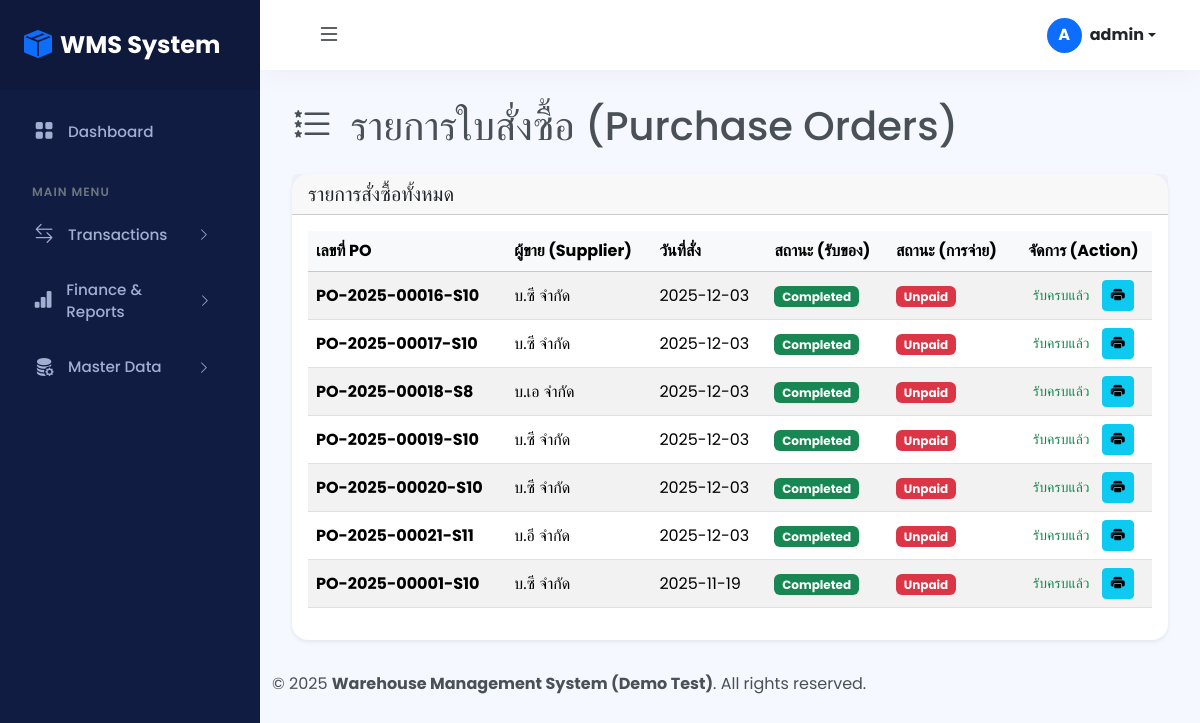
The page /admin/po_list.php (signed in) on the database its author committed.
### tables this page shows
CREATE TABLE `purchase_orders` (
  `id` int(11) NOT NULL,
  `po_number` varchar(50) NOT NULL,
  `supplier_id` int(11) NOT NULL,
  `order_date` date NOT NULL,
  `expected_delivery_date` date DEFAULT NULL,
  `status` enum('Pending PO Approval','PO Rejected','Pending','Partial','Completed','Cancelled') NOT NULL DEFAULT 'Pending PO Approval',
  `payment_status` enum('Unpaid','Partial','Paid') NOT NULL DEFAULT 'Unpaid',
  `created_by_user_id` int(11) DEFAULT NULL,
  `approved_by_user_id` int(11) DEFAULT NULL,
  `approval_date` date DEFAULT NULL,
  `pr_id` int(11) DEFAULT NULL
);

CREATE TABLE `suppliers` (
  `id` int(11) NOT NULL,
  `name` varchar(255) NOT NULL,
  `contact_person` varchar(200) DEFAULT NULL,
  `phone` varchar(50) DEFAULT NULL,
  `email` varchar(100) DEFAULT NULL
);

### admin/po_list.php (the view, shortened to what this page needs)
<?php
require_once '../includes/header.php';
$sql = "SELECT
            po.id AS po_id,
            po.po_number,
            po.order_date,
            po.expected_delivery_date,
            po.status,
            po.payment_status, -- ⭐️ (เพิ่ม)
            s.name AS supplier_name
        FROM purchase_orders po
        JOIN suppliers s ON po.supplier_id = s.id
        ORDER BY
            -- (จัดเรียงใหม่: ให้ PO ที่ยังไม่จ่ายและรออนุมัติ ขึ้นก่อน)
            CASE
                WHEN po.status = 'Pending PO Approval' THEN 1
                WHEN po.status = 'Pending' AND po.payment_status = 'Unpaid' THEN 2
                WHEN po.status = 'Partial' AND po.payment_status = 'Unpaid' THEN 3
                ELSE 99
            END,
            po.order_date DESC";
$result = $conn->query($sql);
?>
<div class="d-flex justify-content-between align-items-center mb-4">
    <h1 class="mb-0"><i class="bi bi-list-stars me-2"></i> รายการใบสั่งซื้อ (Purchase Orders)</h1>
    </div>
<div class="card shadow-sm">
    <div class="card-header">
        <h5 class="mb-0">รายการสั่งซื้อทั้งหมด</h5>
    </div>
    <div class="card-body">
        <div class="table-responsive">
            <table class="table table-striped table-hover align-middle">
                <thead class="table-light">
                    <tr>
                        <th>เลขที่ PO</th>
                        <th>ผู้ขาย (Supplier)</th>
                        <th>วันที่สั่ง</th>
                        <th>สถานะ (รับของ)</th>
                        <th>สถานะ (การจ่าย)</th> <th class="text-center">จัดการ (Action)</th>
                    </tr>
                </thead>
                <tbody>
                    <?php if ($result && $result->num_rows > 0): ?>
                        <?php while($row = $result->fetch_assoc()): ?>
                            <tr>
                                <td class="fw-bold"><?php echo htmlspecialchars($row['po_number']); ?></td>
                                <td><?php echo htmlspecialchars($row['supplier_name']); ?></td>
                                <td><?php echo date('Y-m-d', strtotime($row['order_date'])); ?></td>
                                <td>
                                    <?php
                                    $status = $row['status'];
                                    $badge_class = 'bg-secondary';
                                    if ($status == 'Completed') $badge_class = 'bg-success';
                                    echo "<span class='badge {$badge_class}'>{$status}</span>";
                                    ?>
                                </td>
                                <td>
                                    <?php
                                    $pay_status = $row['payment_status'];
                                    $pay_badge = 'bg-secondary';
                                    if ($pay_status == 'Unpaid') $pay_badge = 'bg-danger';
                                    echo "<span class='badge {$pay_badge}'>{$pay_status}</span>";
                                    ?>
                                </td>
                                <td class="text-center">
                                    <?php
                                    if ($row['status'] == 'Pending' || $row['status'] == 'Partial'): ?>
                                        <a href="gr_receive.php?po_id=<?php echo $row['po_id']; ?>" class="btn btn-primary btn-sm me-1" title="ดำเนินการรับของ">
                                            <i class="bi bi-truck"></i> รับของ
                                        </a>
                                        <a href="po_print.php?po_id=<?php echo $row['po_id']; ?>" target="_blank" class="btn btn-info btn-sm" title="พิมพ์ PO">
                                            <i class="bi bi-printer-fill"></i>
                                        </a>
                                    <?php
                                    elseif ($row['status'] == 'Completed'): ?>
                                        <span class="text-success small me-2">รับครบแล้ว</span>
                                        <a href="po_print.php?po_id=<?php echo $row['po_id']; ?>" target="_blank" class="btn btn-info btn-sm" title="พิมพ์ PO">
                                            <i class="bi bi-printer-fill"></i>
                                        </a>
                                    <?php
                                    elseif ($row['status'] == 'Pending PO Approval'): ?>
                                        <span class="text-muted small">รอดำเนินการอนุมัติ</span>
                                    <?php
                                    elseif ($row['status'] == 'PO Rejected'): ?>
                                        <span class="text-danger small">ถูกปฏิเสธ</span>
                                    <?php
                                    else: ?>
                                        <span class="text-muted">-</span>
                                    <?php endif; ?>
                                </td>
                            </tr>
                        <?php endwhile; ?>
                    <?php else: ?>
                        <tr>
                            <td colspan="7" class="text-center text-muted">ไม่พบรายการใบสั่งซื้อ</td>
                        </tr>
                    <?php endif; ?>
                </tbody>
            </table>
        </div>
    </div>
</div>
<?php
require_once '../includes/footer.php';
?>

### style.css (style rules this page uses)
:root { --sidebar-bg: #111c43; --sidebar-color: #a3aed1; --sidebar-active-bg: #1b2a59; --sidebar-active-color: #fff; --body-bg: #f5f8fe; --primary-color: #3b7ddd; --sidebar-width: 260px; --navbar-height: 70px; --card-radius: 16px; }
body { font-family: 'Poppins', sans-serif; background-color: var(--body-bg); margin: 0; overflow-x: hidden; color: #495057; }
.card { border: none; box-shadow: 0 0 0.875rem 0 rgba(33, 40, 50, 0.05); border-radius: var(--card-radius); }

### rows shown on the page
purchase_orders: po_number "PO-2025-00016-S10", supplier.name "บ.ซี จำกัด", order_date "2025-12-03", status "Completed", payment_status "Unpaid"
purchase_orders: po_number "PO-2025-00017-S10", supplier.name "บ.ซี จำกัด", order_date "2025-12-03", status "Completed", payment_status "Unpaid"
purchase_orders: po_number "PO-2025-00018-S8", supplier.name "บ.เอ จำกัด", order_date "2025-12-03", status "Completed", payment_status "Unpaid"
purchase_orders: po_number "PO-2025-00019-S10", supplier.name "บ.ซี จำกัด", order_date "2025-12-03", status "Completed", payment_status "Unpaid"
purchase_orders: po_number "PO-2025-00020-S10", supplier.name "บ.ซี จำกัด", order_date "2025-12-03", status "Completed", payment_status "Unpaid"
purchase_orders: po_number "PO-2025-00021-S11", supplier.name "บ.อี จำกัด", order_date "2025-12-03", status "Completed", payment_status "Unpaid"
purchase_orders: po_number "PO-2025-00001-S10", supplier.name "บ.ซี จำกัด", order_date "2025-11-19", status "Completed", payment_status "Unpaid"

### other values the page prints
mb_substr($user_name, 0, 1, 'UTF-8') "A"
$user_name "admin"
